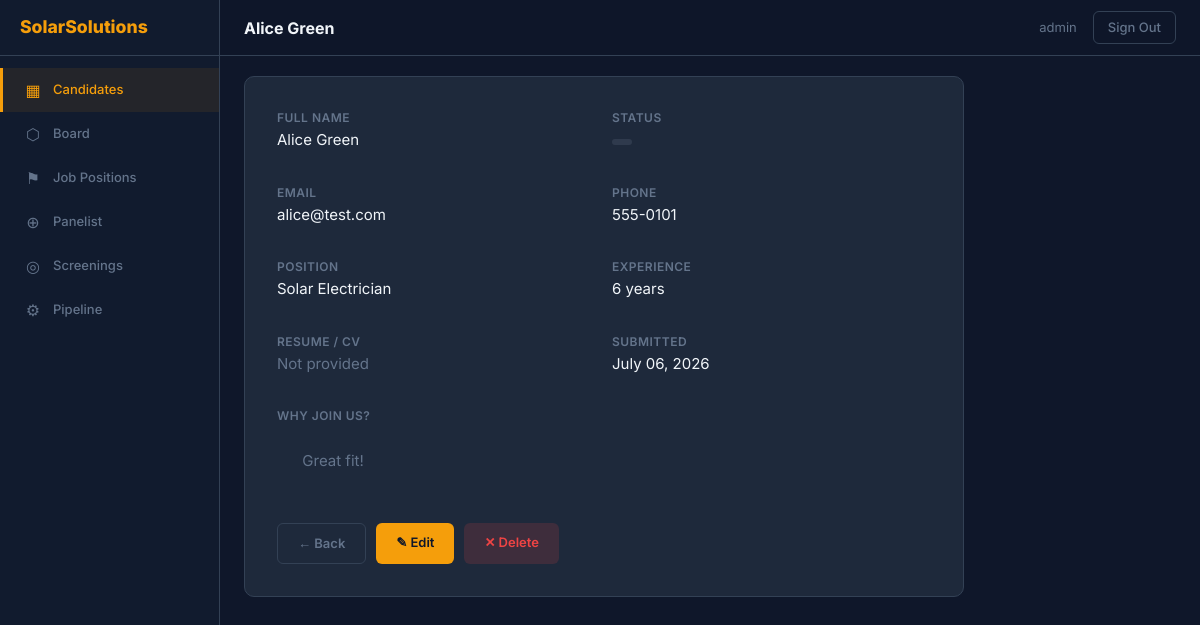
The page /solarsolutions/candidates/2/ (signed in) on the database as committed earlier.
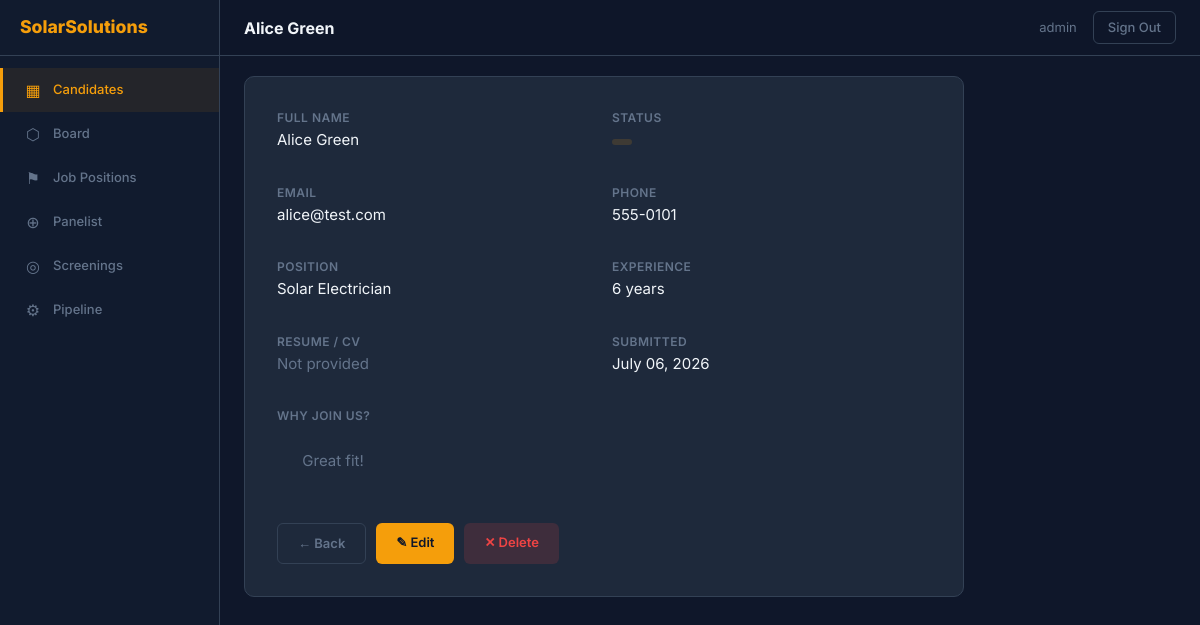
The same page on the database as committed later.
### api/models.py (models this page shows, shortened)
class Application(models.Model):
    company = models.ForeignKey(Company, on_delete=models.CASCADE, related_name='applications')
    full_name = models.CharField('Full Name', max_length=200)
    email = models.EmailField('Email Address')
    phone = models.CharField('Phone Number', max_length=30)
    position = models.CharField('Position', max_length=200)
    experience = models.PositiveIntegerField('Years of Experience')
    resume = models.FileField('Resume / CV', upload_to='resumes/', blank=True, null=True)
    cover_letter = models.TextField('Why join us?')
    status = models.CharField('Status', max_length=30, default='new')
    submitted_at = models.DateTimeField('Submitted', auto_now_add=True)
    class Meta:
        ordering = ['-submitted_at']
        verbose_name = 'Application'
        verbose_name_plural = 'Applications'

### adminpanel/views.py (the view)
# urls.py: path('candidates/<int:pk>/', views.candidate_detail, name='candidate_detail'),
@company_login_required
def candidate_detail(request, pk, company_slug=None):
    candidate = get_object_or_404(Application, company=request.company, pk=pk)
    return render(request, 'adminpanel/candidate_detail.html', {
        'candidate': candidate,
        'company': request.company,
    })

### adminpanel/views.py (called while the page is built)
def company_login_required(view_func):
    @wraps(view_func)
    def wrapper(request, *args, **kwargs):
        if request.user.is_authenticated:
            return view_func(request, *args, **kwargs)
        if request.company:
            return redirect('admin_login', company_slug=request.company.slug)
        return redirect('landing')
    return wrapper

### adminpanel/templates/adminpanel/candidate_detail.html (shortened to what this page needs)
{% extends 'adminpanel/base.html' %}
{% block page_title %}{{ candidate.full_name }}{% endblock %}
{% block content %}
<div class="detail-card">
  <div class="grid">
    <div class="field">
      <label>Full Name</label>
      <div class="value">{{ candidate.full_name }}</div>
    </div>
    <div class="field">
      <label>Status</label>
      <div class="value">
        {% with s=candidate.status %}
        <span class="status-tag
          {% if s == 'selected' or s == 'accepted' or s == 'onboarded' %}status-positive
          {% elif s == 'rejected' %}status-rejected
          {% elif s == 'new' or s == 'screening' %}status-new
          {% else %}status-warn{% endif %}">
        </span>
        {% endwith %}
      </div>
    </div>
    <div class="field">
      <label>Email</label>
      <div class="value">{{ candidate.email }}</div>
    </div>
    <div class="field">
      <label>Phone</label>
      <div class="value">{{ candidate.phone }}</div>
    </div>
    <div class="field">
      <label>Position</label>
      <div class="value">{{ candidate.position }}</div>
    </div>
    <div class="field">
      <label>Experience</label>
      <div class="value">{{ candidate.experience }} years</div>
    </div>
    <div class="field">
      <label>Resume / CV</label>
      <div class="value">
        {% if candidate.resume %}
          <a href="{{ candidate.resume.url }}" target="_blank">Download CV</a>
        {% else %}
          <span style="color:var(--color-text-muted);">Not provided</span>
        {% endif %}
      </div>
    </div>
    <div class="field">
      <label>Submitted</label>
      <div class="value">{{ candidate.submitted_at|date:"F d, Y" }}</div>
    </div>
  </div>
  <div class="field" style="margin-top:16px;">
    <label>Why join us?</label>
    <div class="value" style="white-space:pre-wrap;color:var(--color-text-muted);">
      {{ candidate.cover_letter }}
    </div>
  </div>
  <div class="actions-bar">
    <a href="{% url 'candidate_list' company_slug=company.slug %}" class="btn btn-back">← Back</a>
    <a href="{% url 'candidate_edit' company_slug=company.slug pk=candidate.pk %}" class="btn btn-edit">✎ Edit</a>
    <a href="{% url 'candidate_delete' company_slug=company.slug pk=candidate.pk %}" class="btn btn-del">✕ Delete</a>
  </div>
</div>
{% endblock %}

Rows that differ between the two databases and show on the page:
changed Application "Alice Green": status "new" → "qualified" (drawn)
